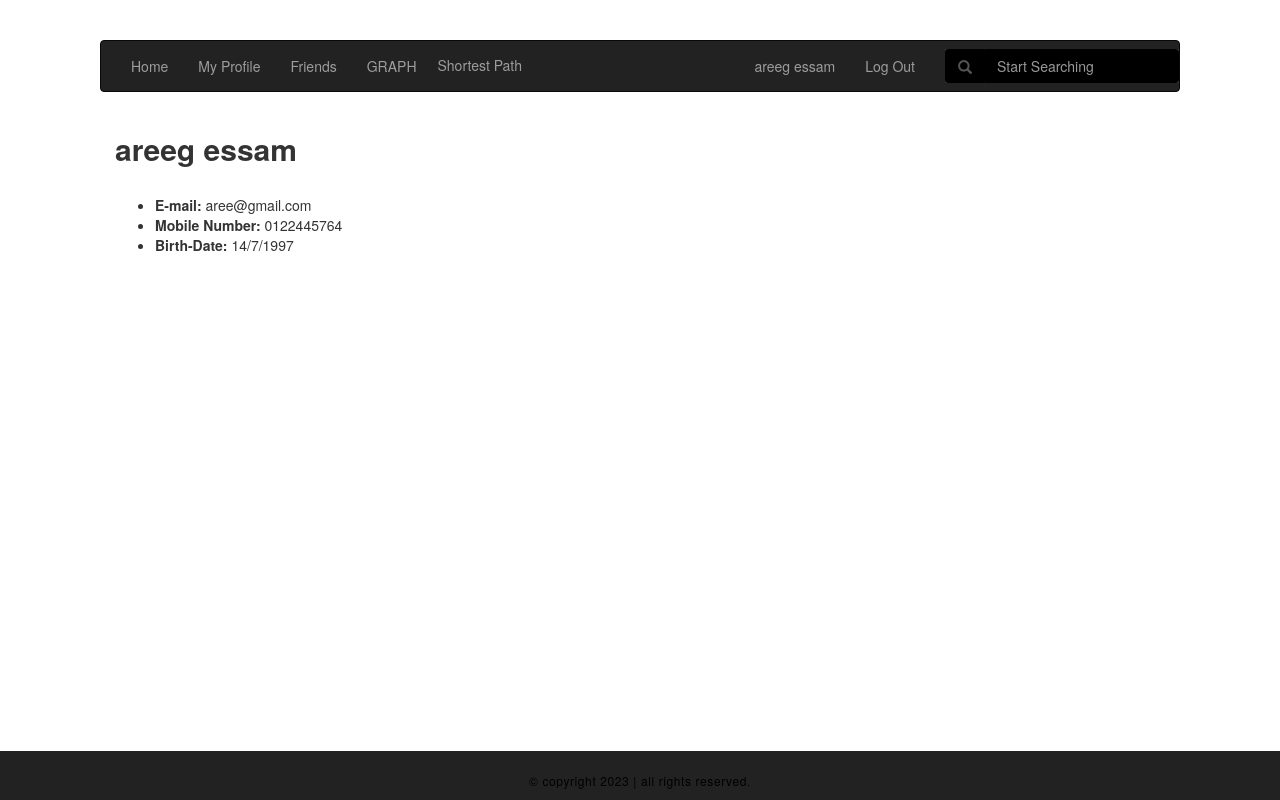
The app's page /areeg/ (signed in) with its own data.
### social_network/models.py (models this page shows)
class CustomUser(AbstractUser):
    friends = models.ManyToManyField('self')
    username = models.CharField(max_length=100, unique=True)
    password = models.CharField(max_length=100)
    email = models.CharField(max_length=100, unique=True)
    first_name = models.CharField(max_length=100)
    last_name = models.CharField(max_length=100)
    birth_date = models.CharField(max_length=10)
    gender = models.CharField(max_length=8)
    mobile_number = models.CharField(max_length=15)
    def __str__(self):
        return self.first_name + " " + self.last_name

### social_network/views.py (the view, shortened to what this page needs)
# urls.py: url(r'^(?P<username>[\w.@+-]+)/$', views.Profile.as_view(), name='profile'),
class Profile(View):
    profile = 'social_network/profile.html'
    myprofile = 'social_network/myprofile.html'
    def get(self, request, username):
        G = nx.Graph()
        for user in CustomUser.objects.all():
            G.add_node(user.username)
        for user in CustomUser.objects.all():
            for friend in user.friends.all():
                G.add_edge(user.username, friend.username)
        myuser = request.user
        touser = user
        user = CustomUser.objects.get(username=username)
        temp = list(nx.common_neighbors(G,user.username, request.user.username))
        if request.user == user:
            return render(request, self.myprofile, {'user': user})
        return render(request, self.profile, {'user': user, 'count': len(temp), 'paths': temp})

### social_network/templates/social_network/myprofile.html (shortened to what this page needs)
<!DOCTYPE html>
<html lang="en">
<head>
<link rel="stylesheet" href="https://cdnjs.cloudflare.com/ajax/libs/font-awesome/4.7.0/css/font-awesome.min.css">
<link rel="stylesheet" href="https://maxcdn.bootstrapcdn.com/bootstrap/3.3.7/css/bootstrap.min.css">
<link rel="stylesheet" href="https://maxcdn.bootstrapcdn.com/bootstrap/3.3.7/css/bootstrap.min.css">
</head>
<body>
<nav class="navbar navbar-inverse">
  <div class="container-fluid">
    <ul class="nav navbar-nav">
      <li ><a href="/"> Home</a></li>
      <li><a href="/{{request.user.username}}">My Profile</a></li>
      <li><a href="/{{request.user.username}}/friends/">Friends</a></li>
      <li><a href="{%url 'graph'%}">GRAPH</a></li>
        <li><button  id="from_to">Shortest Path</button></li>
    </ul>
      <ul class="nav navbar-nav navbar-right">
           <li><a href="/{{request.user.username}}">{{request.user}}</a></li>
        <li><a href="/logout/">Log Out</a></li>
      <form class="navbar-form navbar-right" method="get" action="/">
          <div class="form-group" style="background-color:#333;">
            <div class="input-group" >
                <div class="input-group-addon" style="background-color:black;border-color:black;">
                    <span class="glyphicon glyphicon-search"></span>
                </div>
                 <input type="text" name="search" class="form-control" placeholder="Start Searching" style="background-color:black;border-color:black;">
            </div>
          </div>
      </form>
            </ul>
  </div>
</nav>
<div class="container">
    <div class="card">
      <h2 class="card-title"><b>{{user}}</b></h2>
        <br>
        <ul>
         <li class="card-text" class='big_font'><b>E-mail: </b><span class='small_font'>{{user.email}}</span></li>
         <li class="card-text" class='big_font'><b>Mobile Number: </b><span class='small_font'>{{user.mobile_number}}</span></li>
            <li class="card-text" class='big_font'><b>Birth-Date: </b><span class='small_font'>{{user.birth_date}}</span></li>
</ul>
</div>
<div class="container-fluid" id="footer">
   <div>
     <p>
       &copy; copyright 2023 | all rights reserved.
     </p>
   </div>
 </div>
</div>
</body>
</html>

### social_network/templates/social_network/myprofile.html (style rules this page uses)
body { margin:40px 100px; }
#footer { background: #222; border-top: 1px solid #222; margin: 0; padding: 0; width: 100%; position: fixed; left: 0; bottom: 0; text-align: center; }
#footer > div { margin: 0 auto; padding: 10px 0 10px; overflow: hidden; text-align: center; width: 100%; }
#footer div p { color: #000; display: inline-block; font-size: 12px; letter-spacing: 0.05em; margin: 0; padding: 10px 0 0; text-align: center; }
.small_font { font-size: 14; }
#from_to { background:#222; color:#9d9d9d; border-color:#222; border:none; margin-top:13px; }

### records on screen
CustomUser: user "areeg essam", first_name+last_name "areeg essam", email "aree@gmail.com", mobile_number "0122445764", birth_date "14/7/1997"
